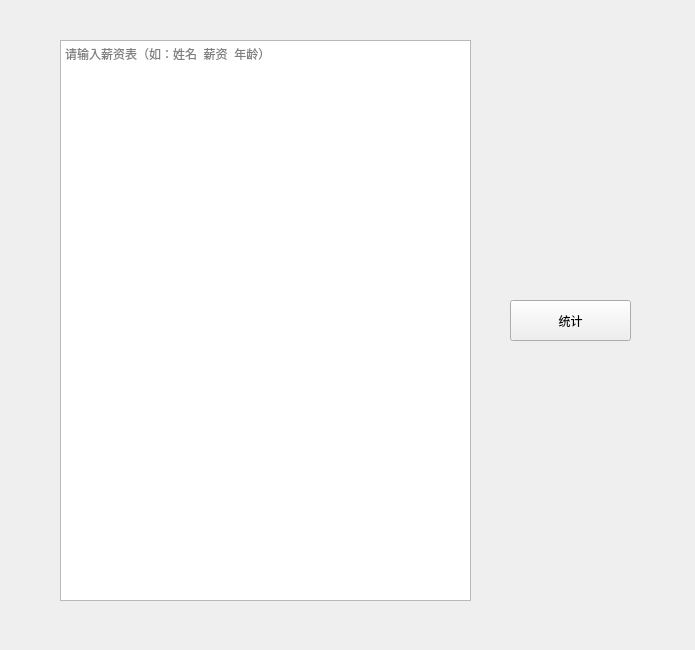
<?xml version="1.0" encoding="UTF-8"?>
<ui version="4.0">
 <class>Form</class>
 <widget class="QWidget" name="Form">
  <property name="geometry">
   <rect>
    <x>0</x>
    <y>0</y>
    <width>695</width>
    <height>650</height>
   </rect>
  </property>
  <property name="windowTitle">
   <string>薪资统计表</string>
  </property>
  <widget class="QPlainTextEdit" name="textEdit">
   <property name="geometry">
    <rect>
     <x>60</x>
     <y>40</y>
     <width>411</width>
     <height>561</height>
    </rect>
   </property>
   <property name="placeholderText">
    <string>请输入薪资表（如：姓名  薪资  年龄）</string>
   </property>
  </widget>
  <widget class="QPushButton" name="button">
   <property name="geometry">
    <rect>
     <x>510</x>
     <y>300</y>
     <width>121</width>
     <height>41</height>
    </rect>
   </property>
   <property name="text">
    <string>统计</string>
   </property>
  </widget>
 </widget>
 <resources/>
 <connections/>
</ui>
